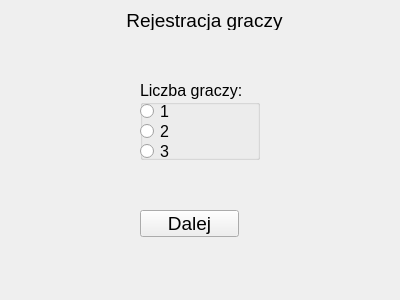
<?xml version="1.0" encoding="UTF-8"?>
<ui version="4.0">
 <class>Form</class>
 <widget class="QWidget" name="Form">
  <property name="enabled">
   <bool>true</bool>
  </property>
  <property name="geometry">
   <rect>
    <x>0</x>
    <y>0</y>
    <width>400</width>
    <height>300</height>
   </rect>
  </property>
  <property name="font">
   <font>
    <pointsize>14</pointsize>
   </font>
  </property>
  <property name="windowTitle">
   <string>Rejestracja graczy</string>
  </property>
  <widget class="QLabel" name="label">
   <property name="geometry">
    <rect>
     <x>100</x>
     <y>10</y>
     <width>201</width>
     <height>20</height>
    </rect>
   </property>
   <property name="text">
    <string>     Rejestracja graczy</string>
   </property>
  </widget>
  <widget class="QGroupBox" name="groupBox">
   <property name="geometry">
    <rect>
     <x>140</x>
     <y>80</y>
     <width>120</width>
     <height>80</height>
    </rect>
   </property>
   <property name="font">
    <font>
     <pointsize>12</pointsize>
    </font>
   </property>
   <property name="title">
    <string>Liczba graczy:</string>
   </property>
   <widget class="QRadioButton" name="radioButton">
    <property name="geometry">
     <rect>
      <x>0</x>
      <y>20</y>
      <width>117</width>
      <height>22</height>
     </rect>
    </property>
    <property name="font">
     <font>
      <pointsize>12</pointsize>
     </font>
    </property>
    <property name="text">
     <string>1</string>
    </property>
   </widget>
   <widget class="QRadioButton" name="radioButton_2">
    <property name="geometry">
     <rect>
      <x>0</x>
      <y>40</y>
      <width>117</width>
      <height>22</height>
     </rect>
    </property>
    <property name="font">
     <font>
      <pointsize>12</pointsize>
     </font>
    </property>
    <property name="text">
     <string>2</string>
    </property>
   </widget>
   <widget class="QRadioButton" name="radioButton_3">
    <property name="geometry">
     <rect>
      <x>0</x>
      <y>60</y>
      <width>117</width>
      <height>22</height>
     </rect>
    </property>
    <property name="font">
     <font>
      <pointsize>12</pointsize>
     </font>
    </property>
    <property name="text">
     <string>3</string>
    </property>
   </widget>
  </widget>
  <widget class="QPushButton" name="pushButton">
   <property name="geometry">
    <rect>
     <x>140</x>
     <y>210</y>
     <width>99</width>
     <height>27</height>
    </rect>
   </property>
   <property name="text">
    <string>Dalej</string>
   </property>
  </widget>
 </widget>
 <resources/>
 <connections/>
</ui>
